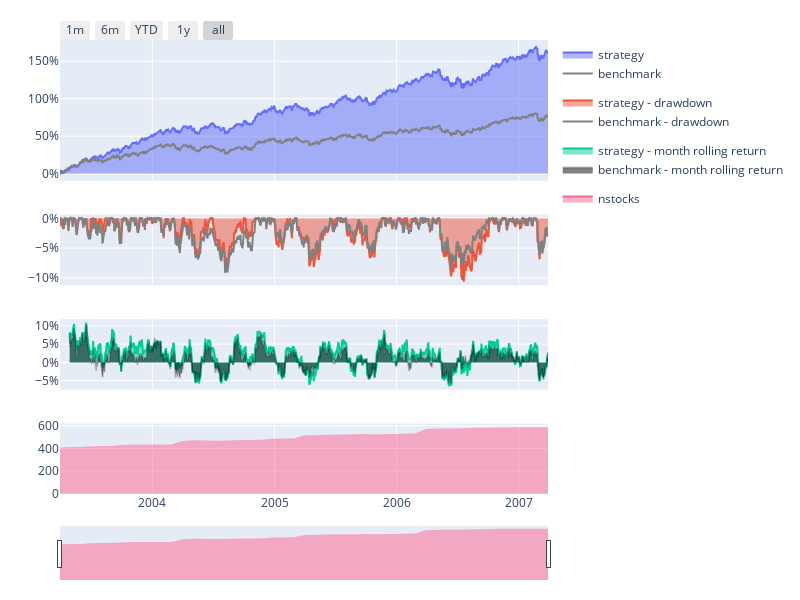
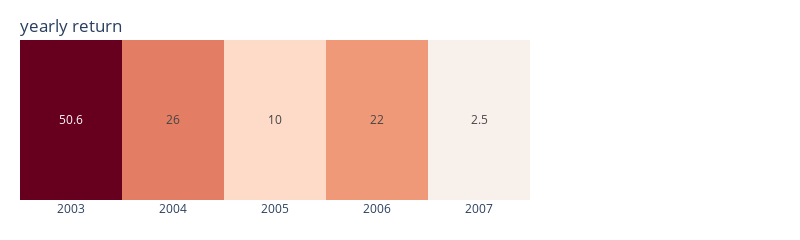
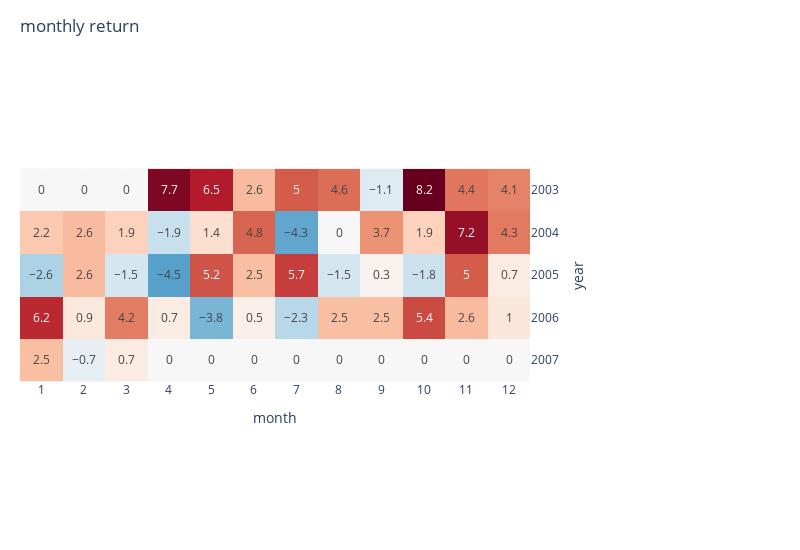

The notebook cell saved with these charts, in order:
### Code cell
backtest.sim(rr_cond['2003-3':'2007-3'], resample='M', data=data).display()

### Figure 1 — Plotly figure (JSON) as saved in the notebook; plotly's stock layout.template omitted (floating-point values rounded to 4 significant figures; data arrays with more than 128 entries replaced by an {"elided": "..."} marker saying what was removed)
{"data": [{"fill": "tozeroy", "legendgroup": "performance", "name": "strategy", "type": "scatter", "x": {"elided": "1008 str values"}, "xaxis": "x", "y": {"elided": "1008 float values"}, "yaxis": "y"}, {"fill": "tozeroy", "legendgroup": "drawdown", "name": "strategy - drawdown", "type": "scatter", "x": {"elided": "1008 str values"}, "xaxis": "x2", "y": {"elided": "1008 float values"}, "yaxis": "y2"}, {"fill": "tozeroy", "legendgroup": "rolling performance", "name": "strategy - month rolling return", "type": "scatter", "x": {"elided": "1008 str values"}, "xaxis": "x3", "y": {"elided": "1008 float values"}, "yaxis": "y3"}, {"legendgroup": "performance", "line": {"color": "gray"}, "name": "benchmark", "type": "scatter", "x": {"elided": "1008 str values"}, "xaxis": "x", "y": {"elided": "1008 float values"}, "yaxis": "y"}, {"legendgroup": "drawdown", "line": {"color": "gray"}, "name": "benchmark - drawdown", "type": "scatter", "x": {"elided": "1008 str values"}, "xaxis": "x2", "y": {"elided": "1008 float values"}, "yaxis": "y2"}, {"fill": "tozeroy", "legendgroup": "rolling performance", "line": {"color": "rgba(0,0,0,0.2)"}, "name": "benchmark - month rolling return", "type": "scatter", "x": {"elided": "1008 str values"}, "xaxis": "x3", "y": {"elided": "1008 float values"}, "yaxis": "y3"}, {"fill": "tozeroy", "name": "nstocks", "type": "scatter", "x": {"elided": "1008 str values"}, "xaxis": "x4", "y": {"elided": "1008 int values"}, "yaxis": "y4"}], "layout": {"height": 600, "legend": {"bgcolor": "rgba(0,0,0,0)"}, "margin": {"b": 20, "l": 60, "r": 20, "t": 40}, "width": 800, "xaxis": {"anchor": "y", "domain": [0, 1], "matches": "x4", "showticklabels": false}, "xaxis2": {"anchor": "y2", "domain": [0, 1], "matches": "x4", "showticklabels": false}, "xaxis3": {"anchor": "y3", "domain": [0, 1], "matches": "x4", "showticklabels": false}, "xaxis4": {"anchor": "y4", "domain": [0, 1], "rangeselector": {"buttons": [{"count": 1, "label": "1m", "step": "month", "stepmode": "backward"}, {"count": 6, "label": "6m", "step": "month", "stepmode": "backward"}, {"count": 1, "label": "YTD", "step": "year", "stepmode": "todate"}, {"count": 1, "label": "1y", "step": "year", "stepmode": "backward"}, {"step": "all"}], "x": 0, "y": 1}, "rangeslider": {"thickness": 0.1, "visible": true}, "type": "date"}, "yaxis": {"anchor": "x", "domain": [0.69, 1], "tickformat": ",.0%"}, "yaxis2": {"anchor": "x2", "domain": [0.46, 0.615], "tickformat": ",.0%"}, "yaxis3": {"anchor": "x3", "domain": [0.23, 0.385], "tickformat": ",.0%"}, "yaxis4": {"anchor": "x4", "domain": [0, 0.155]}}}

### Figure 2 — Plotly figure (JSON) as saved in the notebook; plotly's stock layout.template omitted (floating-point values rounded to 4 significant figures)
{"data": [{"coloraxis": "coloraxis", "hovertemplate": "year: %{x}<br>return: %{z}%", "name": "0", "texttemplate": "%{z}", "type": "heatmap", "x": ["2003", "2004", "2005", "2006", "2007"], "xaxis": "x", "yaxis": "y", "z": [[50.6, 26, 10, 22, 2.5]]}], "layout": {"coloraxis": {"cmid": 0, "colorbar": {"title": {"text": "return(%)"}}, "colorscale": [[0, "rgb(5,48,97)"], [0.1, "rgb(33,102,172)"], [0.2, "rgb(67,147,195)"], [0.3, "rgb(146,197,222)"], [0.4, "rgb(209,229,240)"], [0.5, "rgb(247,247,247)"], [0.6, "rgb(253,219,199)"], [0.7, "rgb(244,165,130)"], [0.8, "rgb(214,96,77)"], [0.9, "rgb(178,24,43)"], [1, "rgb(103,0,31)"]], "showscale": false}, "height": 120, "margin": {"b": 40, "l": 20, "r": 270, "t": 40}, "title": {"text": "yearly return", "x": 0.025, "yanchor": "top"}, "width": 800, "xaxis": {"anchor": "y", "constrain": "domain", "domain": [0, 1], "scaleanchor": "y"}, "yaxis": {"anchor": "x", "autorange": "reversed", "constrain": "domain", "domain": [0, 1], "visible": false}}}

### Figure 3 — Plotly figure (JSON) as saved in the notebook; plotly's stock layout.template omitted (floating-point values rounded to 4 significant figures)
{"data": [{"coloraxis": "coloraxis", "hovertemplate": "year: %{y}<br>month: %{x}<br>return: %{z}%", "name": "0", "texttemplate": "%{z}", "type": "heatmap", "x": ["1", "2", "3", "4", "5", "6", "7", "8", "9", "10", "11", "12"], "xaxis": "x", "y": ["2003", "2004", "2005", "2006", "2007"], "yaxis": "y", "z": [[0, 0, 0, 7.7, 6.5, 2.6, 5, 4.6, -1.1, 8.2, 4.4, 4.1], [2.2, 2.6, 1.9, -1.9, 1.4, 4.8, -4.3, 0, 3.7, 1.9, 7.2, 4.3], [-2.6, 2.6, -1.5, -4.5, 5.2, 2.5, 5.7, -1.5, 0.3, -1.8, 5, 0.7], [6.2, 0.9, 4.2, 0.7, -3.8, 0.5, -2.3, 2.5, 2.5, 5.4, 2.6, 1], [2.5, -0.7, 0.7, 0, 0, 0, 0, 0, 0, 0, 0, 0]]}], "layout": {"coloraxis": {"cmid": 0, "colorbar": {"title": {"text": "return(%)"}}, "colorscale": [[0, "rgb(5,48,97)"], [0.1, "rgb(33,102,172)"], [0.2, "rgb(67,147,195)"], [0.3, "rgb(146,197,222)"], [0.4, "rgb(209,229,240)"], [0.5, "rgb(247,247,247)"], [0.6, "rgb(253,219,199)"], [0.7, "rgb(244,165,130)"], [0.8, "rgb(214,96,77)"], [0.9, "rgb(178,24,43)"], [1, "rgb(103,0,31)"]], "showscale": false}, "height": 550, "margin": {"b": 40, "l": 20, "r": 270, "t": 40}, "title": {"text": "monthly return", "x": 0.025, "yanchor": "top"}, "width": 800, "xaxis": {"anchor": "y", "constrain": "domain", "domain": [0, 1], "scaleanchor": "y", "title": {"text": "month"}}, "yaxis": {"anchor": "x", "autorange": "reversed", "constrain": "domain", "domain": [0, 1], "side": "right", "title": {"text": "year"}}}}
